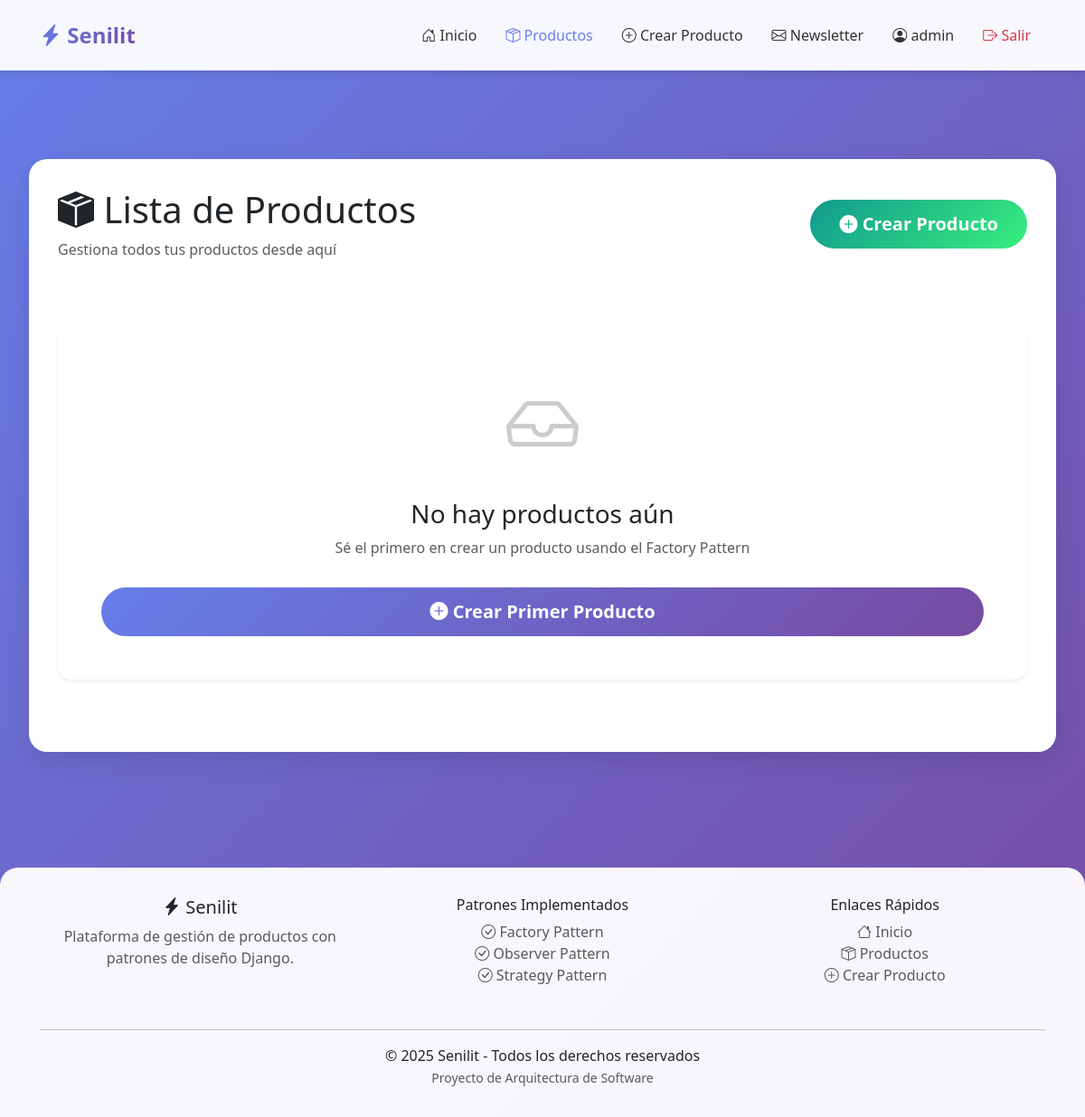
The page /products/ (signed in) on the database as committed earlier.
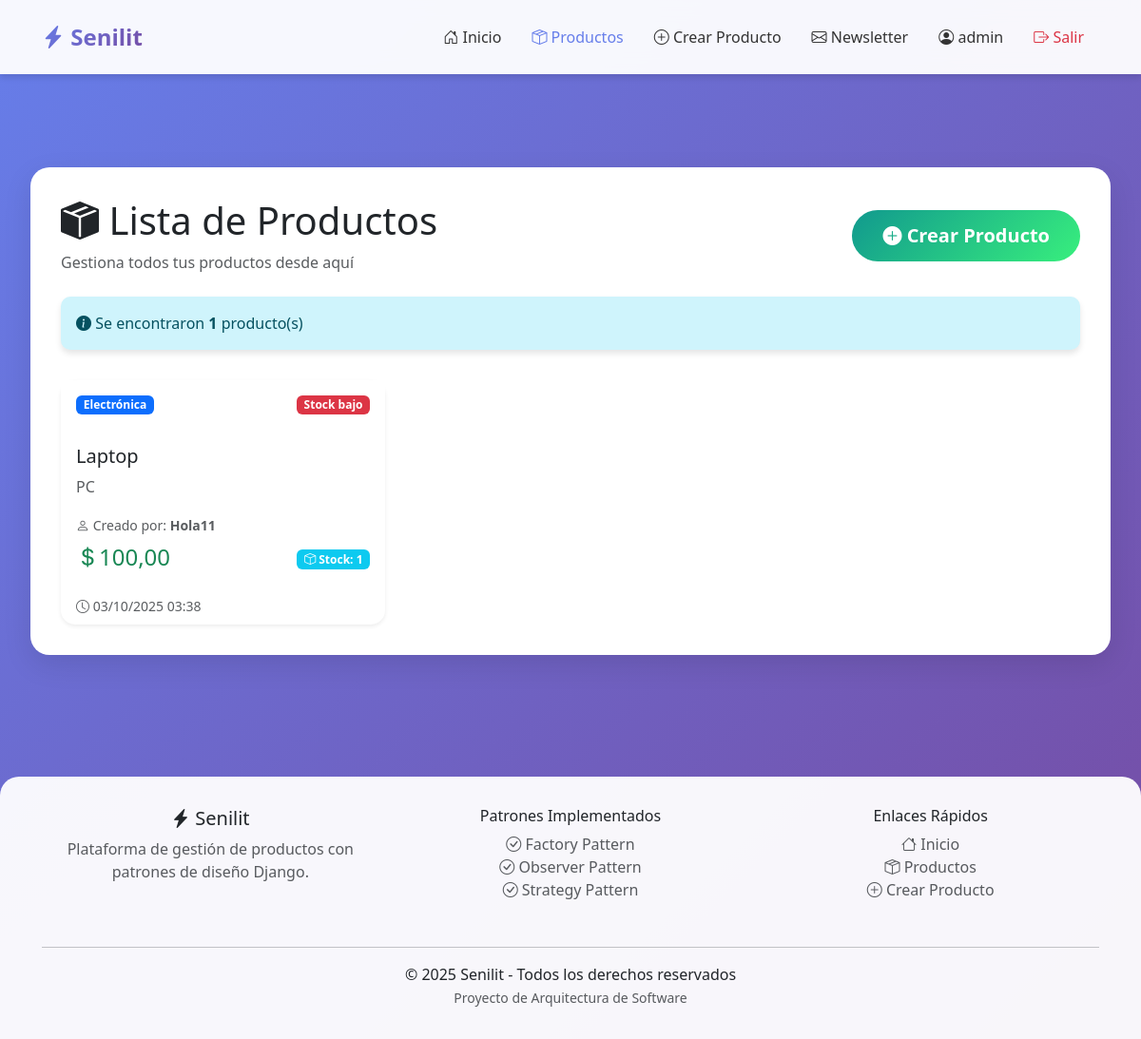
The same page on the database as committed later.
### core/models.py (models this page shows, shortened)
class Product(models.Model):
    CATEGORY_CHOICES = [
        ('electronics', 'Electrónica'),
        ('clothing', 'Ropa'),
        ('food', 'Alimentos'),
        ('books', 'Libros'),
    ]
    name = models.CharField(max_length=200, verbose_name='Nombre')
    description = models.TextField(verbose_name='Descripción')
    price = models.DecimalField(max_digits=10, decimal_places=2, verbose_name='Precio')
    category = models.CharField(max_length=50, choices=CATEGORY_CHOICES, verbose_name='Categoría')
    stock = models.IntegerField(default=0, verbose_name='Stock')
    created_at = models.DateTimeField(auto_now_add=True, verbose_name='Fecha de creación')
    updated_at = models.DateTimeField(auto_now=True, verbose_name='Última actualización')
    created_by = models.ForeignKey(User, on_delete=models.CASCADE, null=True, verbose_name='Creado por')
    class Meta:
        verbose_name = 'Producto'
        verbose_name_plural = 'Productos'
        ordering = ['-created_at']

### core/views.py (the view)
# urls.py: path('products/', products, name='products'),
@login_required
def products(request):
    products = Product.objects.all().order_by('-created_at')
    return render(request, 'core/products.html', {'products': products})

### core/templates/core/products.html (shortened to what this page needs)
{% extends 'base.html' %}
{% block content %}
<div class="content-wrapper fade-in-up">
    <div class="d-flex justify-content-between align-items-center mb-4">
        <div>
            <h1><i class="bi bi-box-seam-fill"></i> Lista de Productos</h1>
            <p class="text-muted mb-0">Gestiona todos tus productos desde aquí</p>
        </div>
        {% if user.is_authenticated %}
            <a href="{% url 'create_product' %}" class="btn btn-success btn-lg">
                <i class="bi bi-plus-circle-fill"></i> Crear Producto
            </a>
        {% endif %}
    </div>
    {% if products %}
        <div class="row mb-3">
            <div class="col-12">
                <div class="alert alert-info">
                    <i class="bi bi-info-circle-fill"></i>
                    Se encontraron <strong>{{ products|length }}</strong> producto(s)
                </div>
            </div>
        </div>
        <div class="row g-4">
            {% for product in products %}
                <div class="col-md-4">
                    <div class="card h-100 shadow-sm">
                        <div class="card-header bg-white border-0 pt-3">
                            <div class="d-flex justify-content-between align-items-start">
                                <span class="badge bg-primary mb-2">{{ product.get_category_display }}</span>
                                {% if product.stock < 10 %}
                                    <span class="badge bg-danger">Stock bajo</span>
                                {% endif %}
                            </div>
                        </div>
                        <div class="card-body">
                            <h5 class="card-title">{{ product.name }}</h5>
                            <p class="card-text text-muted">{{ product.description|truncatewords:20 }}</p>
                            <div class="mb-2">
                                <small class="text-muted">
                                    <i class="bi bi-person"></i> Creado por:
                                    <strong>{{ product.created_by.username|default:"Desconocido" }}</strong>
                                </small>
                            </div>
                            <div class="d-flex justify-content-between align-items-center">
                                <div>
                                    <h4 class="text-success mb-0">
                                        <i class="bi bi-currency-dollar"></i>{{ product.price }}
                                    </h4>
                                </div>
                                <div>
                                    <span class="badge bg-info">
                                        <i class="bi bi-box"></i> Stock: {{ product.stock }}
                                    </span>
                                </div>
                            </div>
                        </div>
                        <div class="card-footer bg-transparent border-0">
                            <small class="text-muted">
                                <i class="bi bi-clock"></i> {{ product.created_at|date:"d/m/Y H:i" }}
                            </small>
                        </div>
                    </div>
                </div>
            {% endfor %}
        </div>
    {% else %}
        <div class="text-center py-5">
            <div class="card border-0 shadow-sm p-5">
                <i class="bi bi-inbox" style="font-size: 5rem; color: #ccc;"></i>
                <h3 class="mt-4">No hay productos aún</h3>
                <p class="text-muted">Sé el primero en crear un producto usando el Factory Pattern</p>
                {% if user.is_authenticated %}
                    <a href="{% url 'create_product' %}" class="btn btn-primary btn-lg mt-3">
                        <i class="bi bi-plus-circle-fill"></i> Crear Primer Producto
                    </a>
                {% else %}
                    <p class="mt-3">
                        <a href="{% url 'login' %}" class="btn btn-outline-primary">
                            <i class="bi bi-box-arrow-in-right"></i> Iniciar Sesión para Crear Productos
                        </a>
                    </p>
                {% endif %}
            </div>
        </div>
    {% endif %}
</div>
{% endblock %}

### core/templates/base.html (shortened to what this page needs)
<!DOCTYPE html>
<html lang="es">
<head>
    <link href="https://cdn.jsdelivr.net/npm/bootstrap@5.3.0/dist/css/bootstrap.min.css" rel="stylesheet">
    <link rel="stylesheet" href="https://cdn.jsdelivr.net/npm/bootstrap-icons@1.11.0/font/bootstrap-icons.css">
    {% load static %}
</head>
<body>
    <nav class="navbar navbar-expand-lg fixed-top">
        <div class="container-fluid">
            <a class="navbar-brand" href="{% url 'home' %}">
                <i class="bi bi-lightning-charge-fill"></i> Senilit
            </a>
            <div class="collapse navbar-collapse" id="navbarNav">
                <ul class="navbar-nav ms-auto">
                    <li class="nav-item">
                        <a class="nav-link {% if request.resolver_match.url_name == 'home' %}active{% endif %}" href="{% url 'home' %}">
                            <i class="bi bi-house-door"></i> Inicio
                        </a>
                    </li>
                    <li class="nav-item">
                        <a class="nav-link {% if request.resolver_match.url_name == 'products' %}active{% endif %}" href="{% url 'products' %}">
                            <i class="bi bi-box-seam"></i> Productos
                        </a>
                    </li>
                    {% if user.is_authenticated %}
                        <li class="nav-item">
                            <a class="nav-link {% if request.resolver_match.url_name == 'create_product' %}active{% endif %}" href="{% url 'create_product' %}">
                                <i class="bi bi-plus-circle"></i> Crear Producto
                            </a>
                        </li>
                        <li class="nav-item">
                            <a class="nav-link" href="{% url 'subscribe_newsletter' %}">
                                <i class="bi bi-envelope"></i> Newsletter
                            </a>
                        </li>
                        <li class="nav-item">
                            <span class="nav-link">
                                <i class="bi bi-person-circle"></i> {{ user.username }}
                            </span>
                        </li>
                        <li class="nav-item">
                            <form method="POST" action="{% url 'logout' %}" style="display:inline;">
                                <button type="submit" class="btn-logout nav-link">
                                    <i class="bi bi-box-arrow-right"></i> Salir
                                </button>
                            </form>
                        </li>
                    {% endif %}
                </ul>
            </div>
        </div>
    </nav>
    <div style="height: 80px;"></div>
    <div class="container-fluid main-content">
        {% block content %}{% endblock %}
    </div>
    <footer>
        <div class="container">
            <div class="row">
                <div class="col-md-4 mb-3">
                    <h5><i class="bi bi-lightning-charge-fill"></i> Senilit</h5>
                    <p class="text-muted">Plataforma de gestión de productos con patrones de diseño Django.</p>
                </div>
                <div class="col-md-4 mb-3">
                    <h6>Patrones Implementados</h6>
                    <ul class="list-unstyled text-muted">
                        <li><i class="bi bi-check-circle"></i> Factory Pattern</li>
                        <li><i class="bi bi-check-circle"></i> Observer Pattern</li>
                        <li><i class="bi bi-check-circle"></i> Strategy Pattern</li>
                    </ul>
                </div>
                <div class="col-md-4 mb-3">
                    <h6>Enlaces Rápidos</h6>
                    <ul class="list-unstyled">
                        <li><a href="{% url 'home' %}" class="text-decoration-none text-muted"><i class="bi bi-house"></i> Inicio</a></li>
                        <li><a href="{% url 'products' %}" class="text-decoration-none text-muted"><i class="bi bi-box-seam"></i> Productos</a></li>
                        {% if user.is_authenticated %}
                            <li><a href="{% url 'create_product' %}" class="text-decoration-none text-muted"><i class="bi bi-plus-circle"></i> Crear Producto</a></li>
                        {% endif %}
                    </ul>
                </div>
            </div>
            <hr>
            <div class="text-center">
                <p class="mb-0">&copy; 2025 Senilit - Todos los derechos reservados</p>
                <small class="text-muted">Proyecto de Arquitectura de Software</small>
            </div>
        </div>
    </footer>
</body>
</html>

### core/templates/base.html (style rules this page uses)
:root { --primary-color: #667eea; --secondary-color: #764ba2; --accent-color: #f093fb; --dark-bg: #1a1a2e; --light-bg: #f8f9fa; }
body { font-family: 'Segoe UI', Tahoma, Geneva, Verdana, sans-serif; background: linear-gradient(135deg, #667eea 0%, #764ba2 100%); min-height: 100vh; }
.navbar { background: rgba(255, 255, 255, 0.95) !important; backdrop-filter: blur(10px); box-shadow: 0 4px 6px rgba(0, 0, 0, 0.1); padding: 1rem 2rem; }
.navbar-brand { font-weight: bold; font-size: 1.5rem; background: linear-gradient(135deg, var(--primary-color), var(--secondary-color)); -webkit-background-clip: text; -webkit-text-fill-color: transparent; background-clip: text; }
.nav-link { color: #333 !important; font-weight: 500; margin: 0 0.5rem; transition: all 0.3s ease; position: relative; }
.nav-link.active { color: var(--primary-color) !important; }
.nav-link::after { content: ''; position: absolute; bottom: -5px; left: 50%; transform: translateX(-50%); width: 0; height: 2px; background: var(--primary-color); transition: width 0.3s ease; }
.btn-logout { background: none; border: none; color: #dc3545 !important; font-weight: 500; cursor: pointer; padding: 0.5rem 1rem; transition: all 0.3s ease; }
.main-content { padding: 2rem; margin-top: 2rem; }
.card { border: none; border-radius: 15px; box-shadow: 0 10px 30px rgba(0, 0, 0, 0.1); transition: transform 0.3s ease, box-shadow 0.3s ease; background: white; }
.btn-success { background: linear-gradient(135deg, #11998e, #38ef7d); border: none; padding: 0.75rem 2rem; font-weight: 600; border-radius: 50px; }
.alert { border: none; border-radius: 10px; box-shadow: 0 4px 6px rgba(0, 0, 0, 0.1); }
.content-wrapper { background: white; border-radius: 20px; padding: 2rem; margin: 2rem auto; max-width: 1200px; box-shadow: 0 10px 30px rgba(0, 0, 0, 0.1); }
footer { background: rgba(255, 255, 255, 0.95); padding: 2rem; margin-top: 4rem; text-align: center; border-radius: 20px 20px 0 0; }
.fade-in-up { animation: fadeInUp 0.6s ease; }

### core/templates/core/products.html (style rules this page uses)
.card { transition: transform 0.3s ease, box-shadow 0.3s ease; }

Rows that differ between the two databases and show on the page:
added Product: category "Electrónica", shows "Stock bajo", name "Laptop", description "PC", created_by.username "Hola11", price "100,00", stock "1", created_at "03/10/2025 03:38"
Other text that changed with them:
{{ products|length }}: (not shown) → "1"
text no longer shown: "No hay productos aún Sé el primero en crear un producto usando el Factory Pattern Crear Primer Producto"
text now shown: "Se encontraron producto(s)"
